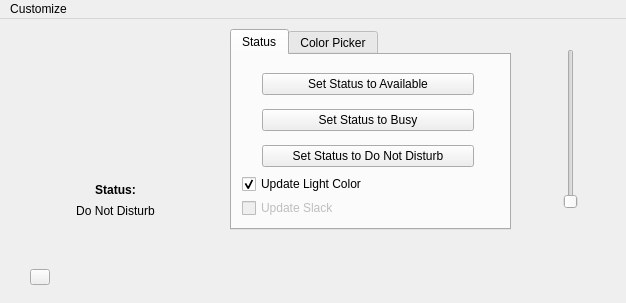
<?xml version="1.0" encoding="UTF-8"?>
<ui version="4.0">
 <class>MainWindow</class>
 <widget class="QMainWindow" name="MainWindow">
  <property name="geometry">
   <rect>
    <x>0</x>
    <y>0</y>
    <width>626</width>
    <height>303</height>
   </rect>
  </property>
  <property name="windowTitle">
   <string>Slicky: The Do-Not-Disturb Light</string>
  </property>
  <widget class="QWidget" name="centralwidget">
   <widget class="QTabWidget" name="tabWidget">
    <property name="geometry">
     <rect>
      <x>230</x>
      <y>10</y>
      <width>281</width>
      <height>201</height>
     </rect>
    </property>
    <property name="currentIndex">
     <number>0</number>
    </property>
    <widget class="QWidget" name="tab">
     <attribute name="title">
      <string>Status</string>
     </attribute>
     <widget class="QLabel" name="slackErrorLabel">
      <property name="geometry">
       <rect>
        <x>20</x>
        <y>90</y>
        <width>231</width>
        <height>20</height>
       </rect>
      </property>
      <property name="text">
       <string/>
      </property>
      <property name="alignment">
       <set>Qt::AlignCenter</set>
      </property>
     </widget>
     <widget class="QWidget" name="layoutWidget">
      <property name="geometry">
       <rect>
        <x>30</x>
        <y>10</y>
        <width>212</width>
        <height>112</height>
       </rect>
      </property>
      <layout class="QVBoxLayout" name="verticalLayout">
       <item>
        <widget class="QPushButton" name="statusButton1">
         <property name="text">
          <string>Set Status to Available</string>
         </property>
        </widget>
       </item>
       <item>
        <widget class="QPushButton" name="statusButton2">
         <property name="text">
          <string>Set Status to Busy</string>
         </property>
        </widget>
       </item>
       <item>
        <widget class="QPushButton" name="statusButton3">
         <property name="text">
          <string>Set Status to Do Not Disturb</string>
         </property>
        </widget>
       </item>
      </layout>
     </widget>
     <widget class="QWidget" name="layoutWidget">
      <property name="geometry">
       <rect>
        <x>10</x>
        <y>120</y>
        <width>137</width>
        <height>42</height>
       </rect>
      </property>
      <layout class="QVBoxLayout" name="verticalLayout_2">
       <item>
        <widget class="QCheckBox" name="updateLightCheckBox">
         <property name="text">
          <string>Update Light Color</string>
         </property>
         <property name="checked">
          <bool>true</bool>
         </property>
        </widget>
       </item>
       <item>
        <widget class="QCheckBox" name="updateSlackCheckBox">
         <property name="enabled">
          <bool>false</bool>
         </property>
         <property name="text">
          <string>Update Slack</string>
         </property>
         <property name="checkable">
          <bool>true</bool>
         </property>
         <property name="checked">
          <bool>false</bool>
         </property>
        </widget>
       </item>
      </layout>
     </widget>
    </widget>
    <widget class="QWidget" name="tab_2">
     <attribute name="title">
      <string>Color Picker</string>
     </attribute>
     <widget class="QPushButton" name="colorPickerButton">
      <property name="geometry">
       <rect>
        <x>50</x>
        <y>50</y>
        <width>181</width>
        <height>32</height>
       </rect>
      </property>
      <property name="text">
       <string>Select a Color</string>
      </property>
     </widget>
    </widget>
   </widget>
   <widget class="QWidget" name="colorPreviewWidget" native="true">
    <property name="geometry">
     <rect>
      <x>60</x>
      <y>40</y>
      <width>111</width>
      <height>111</height>
     </rect>
    </property>
   </widget>
   <widget class="QSlider" name="brightnessSlider">
    <property name="geometry">
     <rect>
      <x>560</x>
      <y>30</y>
      <width>22</width>
      <height>160</height>
     </rect>
    </property>
    <property name="orientation">
     <enum>Qt::Vertical</enum>
    </property>
   </widget>
   <widget class="QLabel" name="errorMessage">
    <property name="geometry">
     <rect>
      <x>10</x>
      <y>220</y>
      <width>611</width>
      <height>20</height>
     </rect>
    </property>
    <property name="text">
     <string/>
    </property>
    <property name="alignment">
     <set>Qt::AlignCenter</set>
    </property>
   </widget>
   <widget class="QPushButton" name="connectToSlackButton">
    <property name="geometry">
     <rect>
      <x>30</x>
      <y>250</y>
      <width>20</width>
      <height>16</height>
     </rect>
    </property>
    <property name="text">
     <string/>
    </property>
   </widget>
   <widget class="QWidget" name="layoutWidget">
    <property name="geometry">
     <rect>
      <x>60</x>
      <y>160</y>
      <width>111</width>
      <height>42</height>
     </rect>
    </property>
    <layout class="QVBoxLayout" name="verticalLayout_3">
     <property name="spacing">
      <number>0</number>
     </property>
     <item>
      <widget class="QLabel" name="label">
       <property name="font">
        <font>
         <weight>75</weight>
         <bold>true</bold>
        </font>
       </property>
       <property name="text">
        <string>Status:</string>
       </property>
       <property name="alignment">
        <set>Qt::AlignCenter</set>
       </property>
      </widget>
     </item>
     <item>
      <widget class="QLabel" name="statusLabel">
       <property name="font">
        <font>
         <weight>50</weight>
         <bold>false</bold>
        </font>
       </property>
       <property name="text">
        <string>Do Not Disturb</string>
       </property>
       <property name="alignment">
        <set>Qt::AlignCenter</set>
       </property>
      </widget>
     </item>
    </layout>
   </widget>
  </widget>
  <widget class="QMenuBar" name="menubar">
   <property name="geometry">
    <rect>
     <x>0</x>
     <y>0</y>
     <width>626</width>
     <height>22</height>
    </rect>
   </property>
   <widget class="QMenu" name="menuCustomize">
    <property name="title">
     <string>Customize</string>
    </property>
    <addaction name="actionCustomize_Statuses"/>
    <addaction name="actionReconfigure_Slack"/>
   </widget>
   <addaction name="menuCustomize"/>
  </widget>
  <action name="actionCustomize_Statuses">
   <property name="text">
    <string>Customize Statuses</string>
   </property>
  </action>
  <action name="actionReconfigure_Slack">
   <property name="text">
    <string>Reconfigure Slack</string>
   </property>
   <property name="visible">
    <bool>false</bool>
   </property>
  </action>
 </widget>
 <resources/>
 <connections/>
</ui>
